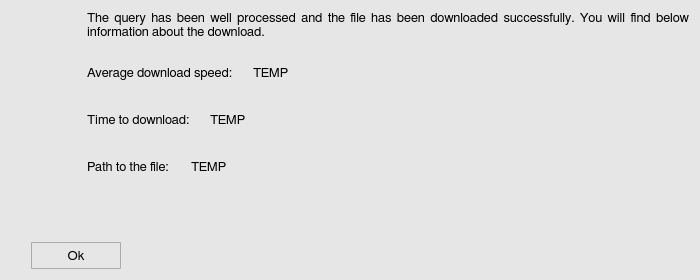
<?xml version="1.0" encoding="UTF-8"?>
<ui version="4.0">
 <class>successWindow</class>
 <widget class="QWidget" name="successWindow">
  <property name="geometry">
   <rect>
    <x>0</x>
    <y>0</y>
    <width>700</width>
    <height>280</height>
   </rect>
  </property>
  <property name="minimumSize">
   <size>
    <width>700</width>
    <height>280</height>
   </size>
  </property>
  <property name="maximumSize">
   <size>
    <width>700</width>
    <height>280</height>
   </size>
  </property>
  <property name="font">
   <font>
    <family>FreeSans</family>
    <pointsize>10</pointsize>
    <weight>50</weight>
    <bold>false</bold>
    <stylestrategy>PreferAntialias</stylestrategy>
    <kerning>true</kerning>
   </font>
  </property>
  <property name="windowTitle">
   <string>Information</string>
  </property>
  <property name="windowIcon">
   <iconset>
    <normaloff>icons/info_popup_icon.svg</normaloff>icons/info_popup_icon.svg</iconset>
  </property>
  <property name="styleSheet">
   <string notr="true">QWidget {
	background-color: rgb(230,230,230);
}</string>
  </property>
  <layout class="QGridLayout" name="gridLayout">
   <item row="0" column="0">
    <layout class="QVBoxLayout" name="verticalLayout_3">
     <item>
      <layout class="QHBoxLayout" name="horizontalLayout_5">
       <item>
        <layout class="QVBoxLayout" name="verticalLayout_2">
         <item>
          <widget class="QLabel" name="label_2">
           <property name="minimumSize">
            <size>
             <width>50</width>
             <height>50</height>
            </size>
           </property>
           <property name="maximumSize">
            <size>
             <width>50</width>
             <height>50</height>
            </size>
           </property>
           <property name="text">
            <string/>
           </property>
           <property name="pixmap">
            <pixmap>icons/info_popup_icon.svg</pixmap>
           </property>
           <property name="scaledContents">
            <bool>true</bool>
           </property>
          </widget>
         </item>
         <item>
          <spacer name="verticalSpacer_5">
           <property name="orientation">
            <enum>Qt::Vertical</enum>
           </property>
           <property name="sizeHint" stdset="0">
            <size>
             <width>20</width>
             <height>40</height>
            </size>
           </property>
          </spacer>
         </item>
        </layout>
       </item>
       <item>
        <spacer name="horizontalSpacer_6">
         <property name="orientation">
          <enum>Qt::Horizontal</enum>
         </property>
         <property name="sizeType">
          <enum>QSizePolicy::Fixed</enum>
         </property>
         <property name="sizeHint" stdset="0">
          <size>
           <width>20</width>
           <height>20</height>
          </size>
         </property>
        </spacer>
       </item>
       <item>
        <layout class="QVBoxLayout" name="verticalLayout">
         <property name="spacing">
          <number>20</number>
         </property>
         <item>
          <widget class="QLabel" name="label_1">
           <property name="minimumSize">
            <size>
             <width>0</width>
             <height>0</height>
            </size>
           </property>
           <property name="maximumSize">
            <size>
             <width>16777215</width>
             <height>16777215</height>
            </size>
           </property>
           <property name="font">
            <font>
             <family>FreeSans</family>
             <pointsize>10</pointsize>
             <weight>50</weight>
             <bold>false</bold>
             <stylestrategy>PreferAntialias</stylestrategy>
             <kerning>true</kerning>
            </font>
           </property>
           <property name="frameShape">
            <enum>QFrame::NoFrame</enum>
           </property>
           <property name="frameShadow">
            <enum>QFrame::Plain</enum>
           </property>
           <property name="lineWidth">
            <number>0</number>
           </property>
           <property name="midLineWidth">
            <number>0</number>
           </property>
           <property name="text">
            <string>&lt;html&gt;&lt;head/&gt;&lt;body&gt;&lt;p&gt;The query has been well processed and the file has been downloaded successfully. You will find below information about the download.&lt;/p&gt;&lt;/body&gt;&lt;/html&gt;</string>
           </property>
           <property name="textFormat">
            <enum>Qt::AutoText</enum>
           </property>
           <property name="alignment">
            <set>Qt::AlignJustify|Qt::AlignTop</set>
           </property>
           <property name="wordWrap">
            <bool>true</bool>
           </property>
           <property name="openExternalLinks">
            <bool>true</bool>
           </property>
          </widget>
         </item>
         <item>
          <layout class="QHBoxLayout" name="horizontalLayout">
           <item>
            <widget class="QLabel" name="label_3">
             <property name="minimumSize">
              <size>
               <width>0</width>
               <height>27</height>
              </size>
             </property>
             <property name="maximumSize">
              <size>
               <width>16777215</width>
               <height>27</height>
              </size>
             </property>
             <property name="font">
              <font>
               <family>FreeSans</family>
               <pointsize>10</pointsize>
               <weight>50</weight>
               <bold>false</bold>
               <stylestrategy>PreferAntialias</stylestrategy>
               <kerning>true</kerning>
              </font>
             </property>
             <property name="text">
              <string>Average download speed:</string>
             </property>
            </widget>
           </item>
           <item>
            <widget class="QLabel" name="label_6">
             <property name="minimumSize">
              <size>
               <width>0</width>
               <height>27</height>
              </size>
             </property>
             <property name="maximumSize">
              <size>
               <width>16777215</width>
               <height>27</height>
              </size>
             </property>
             <property name="font">
              <font>
               <family>FreeSans</family>
               <pointsize>10</pointsize>
               <weight>50</weight>
               <bold>false</bold>
               <stylestrategy>PreferAntialias</stylestrategy>
               <kerning>true</kerning>
              </font>
             </property>
             <property name="text">
              <string>TEMP</string>
             </property>
            </widget>
           </item>
           <item>
            <spacer name="horizontalSpacer">
             <property name="orientation">
              <enum>Qt::Horizontal</enum>
             </property>
             <property name="sizeHint" stdset="0">
              <size>
               <width>40</width>
               <height>20</height>
              </size>
             </property>
            </spacer>
           </item>
          </layout>
         </item>
         <item>
          <layout class="QHBoxLayout" name="horizontalLayout_3">
           <item>
            <widget class="QLabel" name="label_4">
             <property name="minimumSize">
              <size>
               <width>0</width>
               <height>27</height>
              </size>
             </property>
             <property name="maximumSize">
              <size>
               <width>16777215</width>
               <height>27</height>
              </size>
             </property>
             <property name="font">
              <font>
               <family>FreeSans</family>
               <pointsize>10</pointsize>
               <weight>50</weight>
               <bold>false</bold>
               <stylestrategy>PreferAntialias</stylestrategy>
               <kerning>true</kerning>
              </font>
             </property>
             <property name="text">
              <string>Time to download:</string>
             </property>
            </widget>
           </item>
           <item>
            <widget class="QLabel" name="label_8">
             <property name="minimumSize">
              <size>
               <width>0</width>
               <height>27</height>
              </size>
             </property>
             <property name="maximumSize">
              <size>
               <width>16777215</width>
               <height>27</height>
              </size>
             </property>
             <property name="font">
              <font>
               <family>FreeSans</family>
               <pointsize>10</pointsize>
               <weight>50</weight>
               <bold>false</bold>
               <stylestrategy>PreferAntialias</stylestrategy>
               <kerning>true</kerning>
              </font>
             </property>
             <property name="text">
              <string>TEMP</string>
             </property>
            </widget>
           </item>
           <item>
            <spacer name="horizontalSpacer_2">
             <property name="orientation">
              <enum>Qt::Horizontal</enum>
             </property>
             <property name="sizeHint" stdset="0">
              <size>
               <width>40</width>
               <height>20</height>
              </size>
             </property>
            </spacer>
           </item>
          </layout>
         </item>
         <item>
          <layout class="QHBoxLayout" name="horizontalLayout_4">
           <item>
            <widget class="QLabel" name="label_5">
             <property name="minimumSize">
              <size>
               <width>0</width>
               <height>27</height>
              </size>
             </property>
             <property name="maximumSize">
              <size>
               <width>16777215</width>
               <height>27</height>
              </size>
             </property>
             <property name="font">
              <font>
               <family>FreeSans</family>
               <pointsize>10</pointsize>
               <weight>50</weight>
               <bold>false</bold>
               <stylestrategy>PreferAntialias</stylestrategy>
               <kerning>true</kerning>
              </font>
             </property>
             <property name="text">
              <string>Path to the file:</string>
             </property>
            </widget>
           </item>
           <item>
            <widget class="QLineEdit" name="label_7">
             <property name="minimumSize">
              <size>
               <width>400</width>
               <height>27</height>
              </size>
             </property>
             <property name="maximumSize">
              <size>
               <width>400</width>
               <height>27</height>
              </size>
             </property>
             <property name="font">
              <font>
               <family>FreeSans</family>
               <pointsize>10</pointsize>
               <weight>50</weight>
               <bold>false</bold>
               <stylestrategy>PreferAntialias</stylestrategy>
               <kerning>true</kerning>
              </font>
             </property>
             <property name="styleSheet">
              <string notr="true">QLineEdit {
	background-color:  rgb(230,230,230);
}</string>
             </property>
             <property name="text">
              <string>TEMP</string>
             </property>
             <property name="frame">
              <bool>false</bool>
             </property>
             <property name="cursorPosition">
              <number>0</number>
             </property>
             <property name="readOnly">
              <bool>true</bool>
             </property>
            </widget>
           </item>
           <item>
            <widget class="QToolButton" name="open">
             <property name="maximumSize">
              <size>
               <width>27</width>
               <height>27</height>
              </size>
             </property>
             <property name="styleSheet">
              <string notr="true">QToolButton {
	border: 1px solid transparent;
	background-color: transparent;
	width: 27px;
	height: 27px;
}

QToolButton:flat {
	border: none;
}</string>
             </property>
             <property name="text">
              <string/>
             </property>
             <property name="icon">
              <iconset>
               <normaloff>icons/open_popup_icon.svg</normaloff>icons/open_popup_icon.svg</iconset>
             </property>
             <property name="iconSize">
              <size>
               <width>23</width>
               <height>23</height>
              </size>
             </property>
             <property name="autoRaise">
              <bool>false</bool>
             </property>
            </widget>
           </item>
           <item>
            <spacer name="horizontalSpacer_5">
             <property name="orientation">
              <enum>Qt::Horizontal</enum>
             </property>
             <property name="sizeHint" stdset="0">
              <size>
               <width>13</width>
               <height>20</height>
              </size>
             </property>
            </spacer>
           </item>
          </layout>
         </item>
        </layout>
       </item>
      </layout>
     </item>
     <item>
      <spacer name="verticalSpacer_4">
       <property name="orientation">
        <enum>Qt::Vertical</enum>
       </property>
       <property name="sizeType">
        <enum>QSizePolicy::Expanding</enum>
       </property>
       <property name="sizeHint" stdset="0">
        <size>
         <width>20</width>
         <height>20</height>
        </size>
       </property>
      </spacer>
     </item>
     <item>
      <layout class="QHBoxLayout" name="horizontalLayout_2">
       <item>
        <spacer name="horizontalSpacer_3">
         <property name="orientation">
          <enum>Qt::Horizontal</enum>
         </property>
         <property name="sizeType">
          <enum>QSizePolicy::Fixed</enum>
         </property>
         <property name="sizeHint" stdset="0">
          <size>
           <width>20</width>
           <height>20</height>
          </size>
         </property>
        </spacer>
       </item>
       <item>
        <widget class="QToolButton" name="button">
         <property name="minimumSize">
          <size>
           <width>90</width>
           <height>27</height>
          </size>
         </property>
         <property name="maximumSize">
          <size>
           <width>90</width>
           <height>27</height>
          </size>
         </property>
         <property name="font">
          <font>
           <family>FreeSans</family>
           <pointsize>10</pointsize>
           <weight>50</weight>
           <bold>false</bold>
           <stylestrategy>PreferDefault</stylestrategy>
           <kerning>true</kerning>
          </font>
         </property>
         <property name="styleSheet">
          <string notr="true">QToolButton {
	border: 1px solid #acacac;
	border-radius: 1px;
	background-color: qlineargradient(x1:0, y1:0, x2:0, y2:1,
									stop:0 #f0f0f0, stop:1 #e5e5e5);
}

QToolButton:hover {
	border: 1px solid #7eb4ea;
	border-radius: 1px;
	background-color: qlineargradient(x1:0, y1:0, x2:0, y2:1,
									stop:0 #ecf4fc, stop:1 #dcecfc);
}

QToolButton:pressed {
	border: 1px solid #579de5;
	border-radius: 1px;
	background-color: qlineargradient(x1:0, y1:0, x2:0, y2:1,
									stop:0 #daecfc, stop:1 #c4e0fc);
}</string>
         </property>
         <property name="text">
          <string>Ok</string>
         </property>
        </widget>
       </item>
       <item>
        <spacer name="horizontalSpacer_4">
         <property name="orientation">
          <enum>Qt::Horizontal</enum>
         </property>
         <property name="sizeHint" stdset="0">
          <size>
           <width>40</width>
           <height>20</height>
          </size>
         </property>
        </spacer>
       </item>
      </layout>
     </item>
    </layout>
   </item>
  </layout>
 </widget>
 <resources/>
 <connections/>
</ui>
